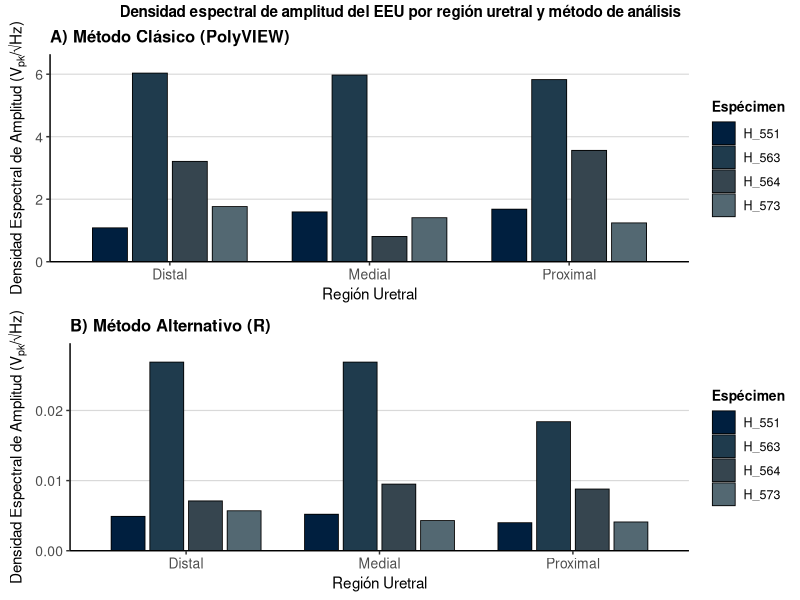

Write the R code that produced this figure.
# ============================================================
# GRÁFICA 1: Barras agrupadas por región - Dos paneles
# Método Clásico (PolyVIEW) vs Método Alternativo (R)
# ============================================================

# Librerías necesarias
library(ggplot2)
library(dplyr)
library(gridExtra)

# ============================================================
# DATOS
# ============================================================

# Método Clásico (PolyVIEW)
datos_clasico <- data.frame(
  Especimen = c("H_551", "H_563", "H_564", "H_573",
                "H_551", "H_563", "H_564", "H_573",
                "H_551", "H_563", "H_564", "H_573"),
  Region = c(rep("Distal", 4), rep("Medial", 4), rep("Proximal", 4)),
  Magnitud = c(1.0850, 6.0351, 3.2103, 1.7653,
               1.5934, 5.9724, 0.8079, 1.4089,
               1.6815, 5.8265, 3.5614, 1.2420)
)

# Método Alternativo (R)
datos_alternativo <- data.frame(
  Especimen = c("H_551", "H_563", "H_564", "H_573",
                "H_551", "H_563", "H_564", "H_573",
                "H_551", "H_563", "H_564", "H_573"),
  Region = c(rep("Distal", 4), rep("Medial", 4), rep("Proximal", 4)),
  Magnitud = c(0.0049, 0.0269, 0.0071, 0.0057,
               0.0052, 0.0269, 0.0095, 0.0043,
               0.0040, 0.0184, 0.0088, 0.0041)
)

# Ordenar regiones
orden_regiones <- c("Distal", "Medial", "Proximal")
datos_clasico$Region <- factor(datos_clasico$Region, levels = orden_regiones)
datos_alternativo$Region <- factor(datos_alternativo$Region, levels = orden_regiones)

# ============================================================
# COLORES
# ============================================================

colores_especimenes <- c(
  "H_551" = "#001F3F",
  "H_563" = "#1F3B4D",
  "H_564" = "#36454F",
  "H_573" = "#536872"
)

# ============================================================
# PANEL A: Método Clásico (PolyVIEW)
# ============================================================

panel_A <- ggplot(datos_clasico, 
                  aes(x = Region, y = Magnitud, fill = Especimen)) +
  geom_bar(stat = "identity", 
           position = position_dodge(width = 0.8),
           width = 0.7,
           color = "black",
           linewidth = 0.3) +
  scale_fill_manual(values = colores_especimenes,
                    name = "Espécimen") +
  scale_y_continuous(expand = expansion(mult = c(0, 0.1))) +
  labs(
    title = "A) Método Clásico (PolyVIEW)",
    x = "Región Uretral",
    y = expression("Densidad Espectral de Amplitud (V"["pk"]*"/√Hz)")
  ) +
  theme_classic() +
  theme(
    plot.title = element_text(size = 12, face = "bold", hjust = 0),
    axis.title = element_text(size = 11),
    axis.text = element_text(size = 10),
    legend.title = element_text(size = 10, face = "bold"),
    legend.text = element_text(size = 9),
    legend.position = "right",
    panel.grid.major.y = element_line(color = "grey85", linewidth = 0.4)
  )

# ============================================================
# PANEL B: Método Alternativo (R)
# ============================================================

panel_B <- ggplot(datos_alternativo, 
                  aes(x = Region, y = Magnitud, fill = Especimen)) +
  geom_bar(stat = "identity", 
           position = position_dodge(width = 0.8),
           width = 0.7,
           color = "black",
           linewidth = 0.3) +
  scale_fill_manual(values = colores_especimenes,
                    name = "Espécimen") +
  scale_y_continuous(expand = expansion(mult = c(0, 0.1))) +
  labs(
    title = "B) Método Alternativo (R)",
    x = "Región Uretral",
    y = expression("Densidad Espectral de Amplitud (V"["pk"]*"/√Hz)")
  ) +
  theme_classic() +
  theme(
    plot.title = element_text(size = 12, face = "bold", hjust = 0),
    axis.title = element_text(size = 11),
    axis.text = element_text(size = 10),
    legend.title = element_text(size = 10, face = "bold"),
    legend.text = element_text(size = 9),
    legend.position = "right",
    panel.grid.major.y = element_line(color = "grey85", linewidth = 0.4)
  )

# ============================================================
# UNIR PANELES Y GUARDAR
# ============================================================

figura_1 <- grid.arrange(
  panel_A, panel_B,
  ncol = 1,
  top = grid::textGrob(
    "Densidad espectral de amplitud del EEU por región uretral y método de análisis",
    gp = grid::gpar(fontsize = 11, fontface = "bold")
  )
)


# Guardar en alta resolución para tesis
ggsave(
  filename = "Figura1_Barras_Agrupadas.png",
  plot = figura_1,
  width = 8,
  height = 10,
  dpi = 300,
  units = "in"
)

cat("Gráfica guardada como: Figura1_Barras_Agrupadas.png\n")
